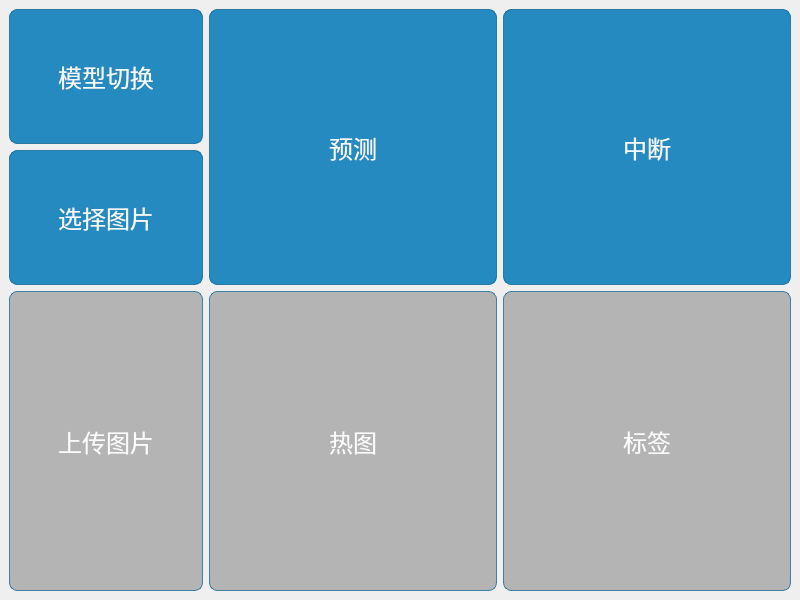
<?xml version="1.0" encoding="UTF-8"?>
<ui version="4.0">
 <class>Python_deep_learning</class>
 <widget class="QMainWindow" name="Python_deep_learning">
  <property name="geometry">
   <rect>
    <x>0</x>
    <y>0</y>
    <width>800</width>
    <height>600</height>
   </rect>
  </property>
  <property name="windowTitle">
   <string>CXR肺（胸）部疾病分类</string>
  </property>
  <property name="styleSheet">
   <string notr="true"/>
  </property>
  <widget class="QWidget" name="centralwidget">
   <property name="styleSheet">
    <string notr="true">#centralwidget{border-image: url(:/Pictures/python_dl.jpg);}

/* 半透明医疗按钮 - 基础版 */
QPushButton {
    background-color: rgba(0, 119, 182, 0.85);  /* 主蓝半透明 */
    border: 1px solid rgba(0, 93, 143, 0.7);    /* 半透明边框 */
    border-radius: 8px;
    color: rgba(255, 255, 255, 0.95);           /* 轻微透明文字 */
    font-family: 'Segoe UI';
    font-size: 24px;
    padding: 10px 20px;
    min-width: 100px;
}

/* 悬停状态（透明度降低增强可点击性） */
QPushButton:hover {
    background-color: rgba(0, 93, 143, 0.9);
    border-color: rgba(0, 74, 115, 0.85);
}

/* 按下状态（模拟材质按压效果） */
QPushButton:pressed {
    background-color: rgba(0, 74, 115, 0.95);
    border-color: transparent;
    padding: 11px 21px 9px 19px;
}

/* 禁用状态（保持透明层次） */
QPushButton:disabled {
    background-color: rgba(176, 190, 197, 0.6);
    border-color: rgba(144, 164, 174, 0.5);
    color: rgba(255, 255, 255, 0.5);
}

/* 基础标签样式（医疗蓝主题） */
QLabel {
    background-color: rgba(169, 169, 169, 0.85); /* 使用浅灰色，透明度与原色相同 */
    border: 1px solid rgba(0, 93, 143, 0.7);
    border-radius: 8px;
    color: rgba(255, 255, 255, 0.95);
    font-family: 'Segoe UI';
    font-size: 24px;
    min-width: 100px;
}

/* 信息状态标签 */
QLabel[state=&quot;info&quot;] {
    background-color: rgba(109, 212, 163, 0.8);  /* 生命绿 */
    border-color: rgba(76, 175, 80, 0.6);
}

/* 警示状态标签 */
QLabel[state=&quot;warning&quot;] {
    background-color: rgba(239, 83, 80, 0.8);    /* 警示红 */
    border-color: rgba(198, 40, 40, 0.6);
    animation: pulse-red 1.2s infinite;
}

/* 禁用状态 */
QLabel:disabled {
    background-color: rgba(176, 190, 197, 0.6);
    border-color: rgba(144, 164, 174, 0.5);
    color: rgba(255, 255, 255, 0.5);
}

/* 动态数据标签 */
QLabel[dynamic=&quot;true&quot;] {
    border-bottom: 2px solid rgba(255, 255, 255, 0.15);
}

/* 可交互标签（模拟按钮效果） */
QLabel[interactive=&quot;true&quot;]:hover {
    background-color: rgba(0, 93, 143, 0.9);
    cursor: pointer;
}

QLabel[interactive=&quot;true&quot;]:pressed {
    background-color: rgba(0, 74, 115, 0.95);
}</string>
   </property>
   <layout class="QHBoxLayout" name="horizontalLayout" stretch="1,3">
    <item>
     <layout class="QVBoxLayout" name="verticalLayout" stretch="1,1,10">
      <item>
       <widget class="QPushButton" name="btn_switch_model">
        <property name="sizePolicy">
         <sizepolicy hsizetype="Preferred" vsizetype="Preferred">
          <horstretch>0</horstretch>
          <verstretch>0</verstretch>
         </sizepolicy>
        </property>
        <property name="text">
         <string>模型切换</string>
        </property>
       </widget>
      </item>
      <item>
       <widget class="QPushButton" name="btn_select_image">
        <property name="sizePolicy">
         <sizepolicy hsizetype="Preferred" vsizetype="Preferred">
          <horstretch>0</horstretch>
          <verstretch>0</verstretch>
         </sizepolicy>
        </property>
        <property name="text">
         <string>选择图片</string>
        </property>
       </widget>
      </item>
      <item>
       <widget class="QLabel" name="upload_image">
        <property name="sizePolicy">
         <sizepolicy hsizetype="Preferred" vsizetype="Preferred">
          <horstretch>0</horstretch>
          <verstretch>0</verstretch>
         </sizepolicy>
        </property>
        <property name="maximumSize">
         <size>
          <width>300</width>
          <height>300</height>
         </size>
        </property>
        <property name="styleSheet">
         <string notr="true"/>
        </property>
        <property name="text">
         <string>上传图片</string>
        </property>
        <property name="alignment">
         <set>Qt::AlignmentFlag::AlignCenter</set>
        </property>
       </widget>
      </item>
     </layout>
    </item>
    <item>
     <layout class="QVBoxLayout" name="verticalLayout_2" stretch="8,9">
      <item>
       <layout class="QHBoxLayout" name="horizontalLayout_3">
        <item>
         <widget class="QPushButton" name="btn_predict">
          <property name="sizePolicy">
           <sizepolicy hsizetype="Preferred" vsizetype="Preferred">
            <horstretch>0</horstretch>
            <verstretch>0</verstretch>
           </sizepolicy>
          </property>
          <property name="text">
           <string>预测</string>
          </property>
         </widget>
        </item>
        <item>
         <widget class="QPushButton" name="btn_terminate">
          <property name="sizePolicy">
           <sizepolicy hsizetype="Preferred" vsizetype="Preferred">
            <horstretch>0</horstretch>
            <verstretch>0</verstretch>
           </sizepolicy>
          </property>
          <property name="text">
           <string>中断</string>
          </property>
         </widget>
        </item>
       </layout>
      </item>
      <item>
       <layout class="QHBoxLayout" name="horizontalLayout_2" stretch="10,10">
        <item>
         <widget class="QLabel" name="heatmap">
          <property name="sizePolicy">
           <sizepolicy hsizetype="Preferred" vsizetype="Preferred">
            <horstretch>0</horstretch>
            <verstretch>0</verstretch>
           </sizepolicy>
          </property>
          <property name="maximumSize">
           <size>
            <width>300</width>
            <height>300</height>
           </size>
          </property>
          <property name="text">
           <string>热图</string>
          </property>
          <property name="alignment">
           <set>Qt::AlignmentFlag::AlignCenter</set>
          </property>
         </widget>
        </item>
        <item>
         <widget class="QLabel" name="predict_label">
          <property name="sizePolicy">
           <sizepolicy hsizetype="Preferred" vsizetype="Preferred">
            <horstretch>0</horstretch>
            <verstretch>0</verstretch>
           </sizepolicy>
          </property>
          <property name="maximumSize">
           <size>
            <width>300</width>
            <height>300</height>
           </size>
          </property>
          <property name="text">
           <string>标签</string>
          </property>
          <property name="alignment">
           <set>Qt::AlignmentFlag::AlignCenter</set>
          </property>
         </widget>
        </item>
       </layout>
      </item>
     </layout>
    </item>
   </layout>
  </widget>
 </widget>
 <resources/>
 <connections/>
</ui>
